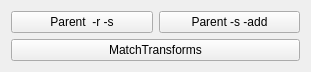
      <widget class="QWidget" name="layoutWidget">
       <property name="geometry">
        <rect>
         <x>330</x>
         <y>100</y>
         <width>311</width>
         <height>71</height>
        </rect>
       </property>
       <layout class="QVBoxLayout" name="verticalLayout_17">
        <item>
         <layout class="QHBoxLayout" name="horizontalLayout_34">
          <item>
           <widget class="QPushButton" name="ParentRS">
            <property name="enabled">
             <bool>true</bool>
            </property>
            <property name="text">
             <string>Parent  -r -s</string>
            </property>
           </widget>
          </item>
          <item>
           <widget class="QPushButton" name="ParentSAdd">
            <property name="enabled">
             <bool>true</bool>
            </property>
            <property name="text">
             <string>Parent -s -add</string>
            </property>
           </widget>
          </item>
         </layout>
        </item>
        <item>
         <widget class="QPushButton" name="MatchTransformBtn">
          <property name="enabled">
           <bool>true</bool>
          </property>
          <property name="text">
           <string>MatchTransforms</string>
          </property>
          <property name="icon">
           <iconset resource="Resources/iconResources.qrc">
            <normaloff>:/icon/MatchTrasnforms.png</normaloff>:/icon/MatchTrasnforms.png</iconset>
          </property>
          <property name="iconSize">
           <size>
            <width>30</width>
            <height>30</height>
           </size>
          </property>
         </widget>
        </item>
       </layout>
      </widget>
